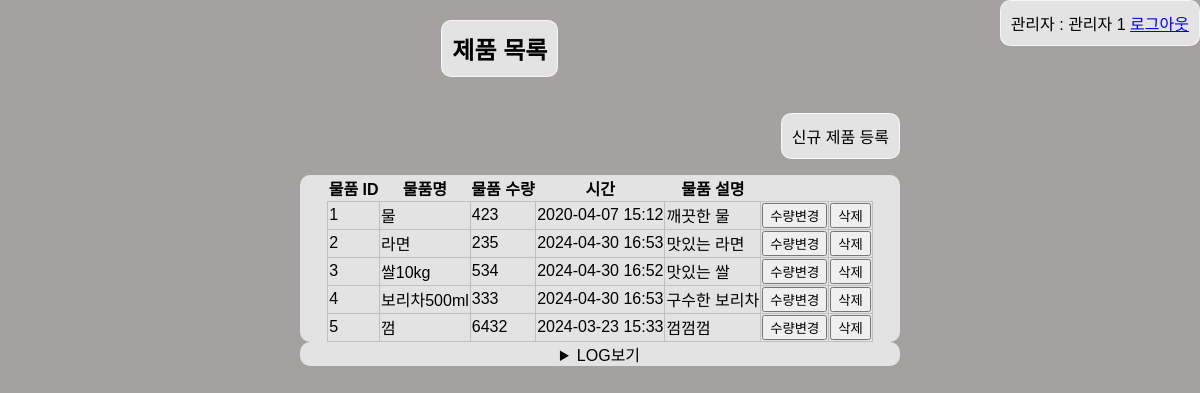
The page /crud/goods (signed in) on the database its author committed.
### apps/crud/models.py (models this page shows, shortened)
class Representative(db.Model,UserMixin):
    __tablename__ = "Representative"
    id=db.Column(db.Integer, primary_key=True)
    username = db.Column(db.String, index=True)
    useremail = db.Column(db.String, unique=True, index=True)
    password_hash = db.Column(db.String)
    @property
    def password(self):
        raise AttributeError("읽어 드릴 수 없음")

class Item(db.Model):
    __tablename__ = "Items"
    id=db.Column(db.Integer, primary_key=True) #물품 고유 번호
    itemname=db.Column(db.String, unique=True, index=True)#물품 이름
    item_quantity=db.Column(db.Integer)#물품 수량
    time=db.Column(db.DateTime, default=datetime.now, onupdate=datetime.now)#입고 날짜
    item_description = db.Column(db.String)#물품 설명

### apps/crud/views.py (the view)
@crud.route("/goods")
@login_required
def goods():
    form = ItemForm()
    goods=Item.query.all()
    logs=Log.query.all()
    return render_template("crud/goods.html", goods = goods, logs=logs, form=form)

### apps/crud/forms.py
class ItemForm(FlaskForm):
    itemname = StringField(
        "물품명",
        validators=[
            DataRequired(message="물품명은 필수입니다."),
        ]
    )
    item_quantity=IntegerField(
        "수량",
        validators=[
            DataRequired(message="수량은 필수입니다."),
        ]
    )
    time=DateTimeField(
        "날짜 시간",
        format="%Y-%m-%d %H:%M",
        validators=[
            DataRequired(message="날짜,시간을 정확히 입력해주세요. 예시)2020-04-07 17:26")
        ]
    )
    item_description=TextAreaField(
        "물품 설명",
        validators=[
            DataRequired(message="설명을 제대로 작성해주세요.")
        ]
    )
    submit = SubmitField("신규 물품 등록")

### apps/crud/models.py (called while the page is built)
@login_master.user_loader
def load_user(user_id):
    return Representative.query.get(user_id)

### apps/crud/templates/crud/goods.html (shortened to what this page needs)
{% extends "crud/base.html" %}
{% block content %}
    <div class="title">
    <h2 class="h2">제품 목록</h2>
    </div>
    <div class="container">
    <p class="link"><a class="a" href="{{url_for('crud.create_goods',filename='style.css')}}">신규 제품 등록</a></p>
    <table class="table_goods">
        <tr>
            <th>물품 ID</th>
            <th>물품명</th>
            <th>물품 수량</th>
            <th>시간</th>
            <th>물품 설명</th>
        </tr>
        {% for item in goods%}
        <tr>
            <td>
                {{ item.id }}
            </td>
            <td>{{ item.itemname}}</td>
            <td>{{ item.item_quantity}}</td>
            <td>{{ item.time.strftime('%Y-%m-%d %H:%M')}}</td>
            <td>{{ item.item_description}}</td>
            <td>
                <a href="{{ url_for('crud.change_quantity',goods_id=item.id)}}"><button>수량변경</button></a>
            </td>
            <td>
                <form
                    action="{{url_for('crud.delete_goods', goods_itemname = item.itemname)}}"
                    method="POST"
                >
                    <input type="submit" value="삭제">
                </form>
            </td>
        </tr>
        {% endfor %}
    </table>
    <details class="details">
        <summary>LOG보기</summary>
    </details>
    </div>
{% endblock %}

### apps/crud/templates/crud/base.html (shortened to what this page needs)
<!DOCTYPE html>
<html lang="ko">
<head>
    <link rel="stylesheet" href="{{url_for('crud.static',filename='style.css')}}"/>
</head>
<body>
    <div>
        {% if current_user.is_authenticated %}
        <span class="login">
            <span>관리자 : </span>
            <span>{{ current_user.username }}</span>
            <span><a href="{{url_for('auth.logout')}}">로그아웃</a></span>
        </span>
        {% endif %}
    </div>
    {% block content %}{% endblock %}
</body>
</html>

### apps/crud/static/style.css (style rules this page uses)
table { border-collapse: collapse; }
.login { float: inline-end; padding: 10px; border: 1px solid hsl(0, 0%, 100%, 0.7); border-radius: 10px; background-color: hsl(0, 0%, 100%, 0.7); }
.title { display:flex; justify-content: center; align-items: center; }
.h2 { padding: 10px; border: 1px solid hsl(0, 0%, 100%, 0.7); border-radius: 10px; background-color: hsl(0, 0%, 100%, 0.7); }
.link { display:flex; align-items: center; flex-direction: row-reverse }
.a { color: inherit; text-decoration: none; padding: 10px; border: 1px solid hsl(0, 0%, 100%, 0.7); border-radius: 10px; background-color: hsl(0, 0%, 100%, 0.7); }
td { border: 1px solid #c0c0c0; }
html { background-color: rgb(165, 161, 161); }
body { font-family: Arial, sans-serif; margin: 0; padding: 0; }
.container { background-size: cover; background-repeat: no-repeat; padding: 0 300px 0 300px; }
.table_goods { border-radius: 10px; background-color: hsl(0, 0%, 100%, 0.7); display: flex; justify-content: center; align-items: center; }
.details { background-color: hsla(0, 0%, 100%, 0.7); border-radius: 10px; display: flex; justify-content: center; align-items: center; }

### rows shown on the page
Representative: username "관리자 1"
Item: id "1", itemname "물", item_quantity "423", time "2020-04-07 15:12", item_description "깨끗한 물"
Item: id "2", itemname "라면", item_quantity "235", time "2024-04-30 16:53", item_description "맛있는 라면"
Item: id "3", itemname "쌀10kg", item_quantity "534", time "2024-04-30 16:52", item_description "맛있는 쌀"
Item: id "4", itemname "보리차500ml", item_quantity "333", time "2024-04-30 16:53", item_description "구수한 보리차"
Item: id "5", itemname "껌", item_quantity "6432", time "2024-03-23 15:33", item_description "껌껌껌"
